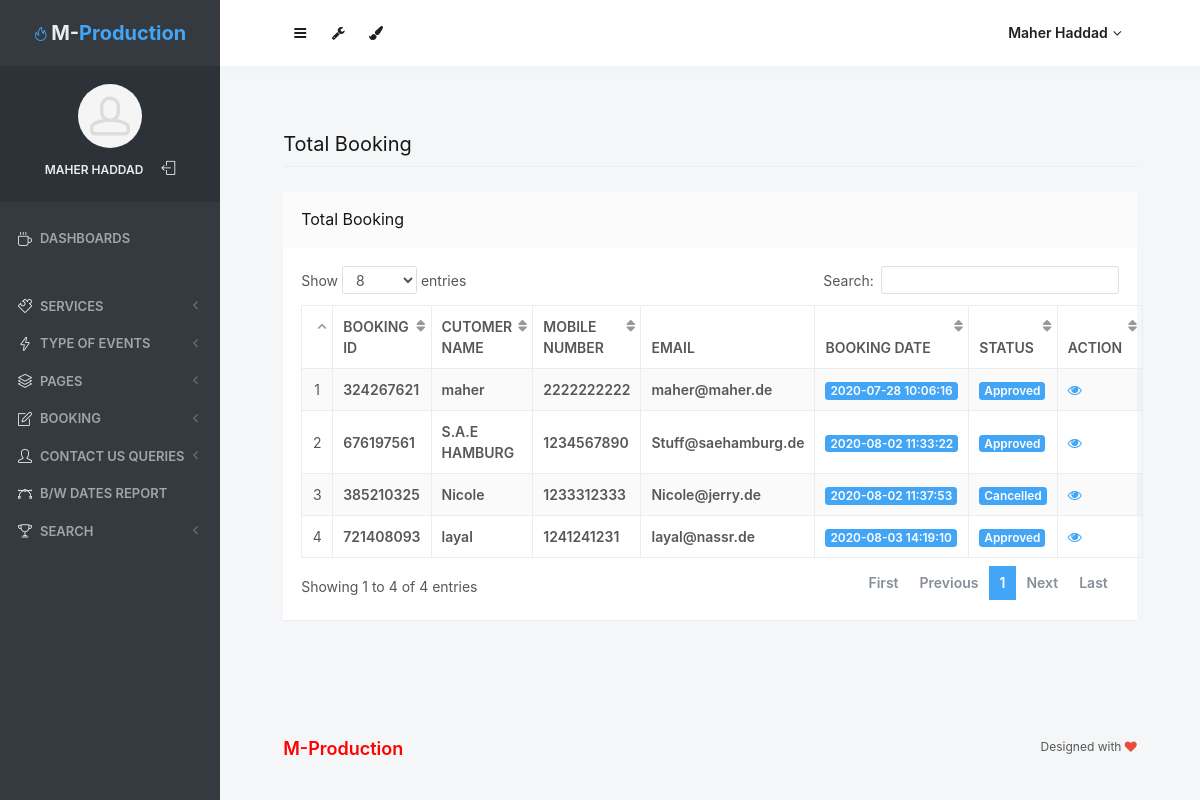
Page /admin/all-booking.php (signed in) on the committed database.
### tables this page shows
CREATE TABLE `tblbooking` (
  `ID` int(10) NOT NULL,
  `BookingID` int(10) DEFAULT NULL,
  `ServiceID` int(10) DEFAULT NULL,
  `Name` varchar(200) DEFAULT NULL,
  `MobileNumber` bigint(10) DEFAULT NULL,
  `Email` varchar(200) DEFAULT NULL,
  `EventDate` varchar(200) DEFAULT NULL,
  `EventStartingtime` varchar(200) DEFAULT NULL,
  `EventEndingtime` varchar(200) DEFAULT NULL,
  `VenueAddress` mediumtext,
  `EventType` varchar(200) DEFAULT NULL,
  `AdditionalInformation` mediumtext,
  `BookingDate` timestamp NULL DEFAULT CURRENT_TIMESTAMP,
  `Remark` varchar(200) DEFAULT NULL,
  `Status` varchar(200) DEFAULT NULL,
  `UpdationDate` timestamp NULL DEFAULT NULL ON UPDATE CURRENT_TIMESTAMP
);

### admin/all-booking.php (the view, shortened to what this page needs)
    <?php
    include('includes/dbconnection.php');
    if (strlen($_SESSION['mProdId']==0)) {
    header('location:logout.php');
    } else{
    ?>
<!doctype html>
<html lang="en" class="no-focus">
    <head>
        <link rel="stylesheet" href="assets/js/plugins/datatables/dataTables.bootstrap4.min.css">
        <link rel="stylesheet" id="css-main" href="assets/css/codebase.min.css">
    </head>
    <body>
        <div id="page-container" class="sidebar-o sidebar-inverse side-scroll page-header-fixed main-content-narrow">
           <?php include_once('includes/sidebar.php');?>
          <?php include_once('includes/header.php');?>
            <main id="main-container">
                <div class="content">
                    <h2 class="content-heading">Total Booking</h2>
                    <div class="block">
                        <div class="block-header block-header-default">
                            <h3 class="block-title">Total Booking</h3>
                        </div>
                        <div class="block-content block-content-full">
                            <table class="table table-bordered table-striped table-vcenter js-dataTable-full-pagination">
                                <thead>
                                    <tr>
                                        <th class="text-center"></th>
                                        <th>Booking ID</th>
                                        <th class="d-none d-sm-table-cell">Cutomer Name</th>
                                        <th class="d-none d-sm-table-cell">Mobile Number</th>
                                        <th class="d-none d-sm-table-cell">Email</th>
                                        <th class="d-none d-sm-table-cell">Booking Date</th>
                                        <th class="d-none d-sm-table-cell">Status</th>
                                        <th class="d-none d-sm-table-cell" style="width: 15%;">Action</th>
                                       </tr>
                                </thead>
                                <tbody>
                                    <?php
                                    $sql="SELECT * from tblbooking";
                                    $query = $dbh -> prepare($sql);
                                    $query->execute();
                                    $results=$query->fetchAll(PDO::FETCH_OBJ);
                                    $cnt=1;
                                    if($query->rowCount() > 0)
                                    {
                                    foreach($results as $row)
                                    {               ?>
                                    <tr>
                                        <td class="text-center"><?php echo htmlentities($cnt);?></td>
                                        <td class="font-w600"><?php  echo htmlentities($row->BookingID);?></td>
                                        <td class="font-w600"><?php  echo htmlentities($row->Name);?></td>
                                        <td class="font-w600"><?php  echo htmlentities($row->MobileNumber);?></td>
                                        <td class="font-w600"><?php  echo htmlentities($row->Email);?></td>
                                        <td class="font-w600">
                                            <span class="badge badge-primary"><?php  echo htmlentities($row->BookingDate);?></span>
                                        </td>
                                        <?php if($row->Status==""){ ?>
                                        <td class="font-w600"><?php echo "Not Updated Yet"; ?></td>
                                        <?php } else { ?>
                                        <td class="d-none d-sm-table-cell">
                                            <span class="badge badge-primary"><?php  echo htmlentities($row->Status);?></span>
                                        </td>
                                        <?php } ?>
                                         <td class="d-none d-sm-table-cell"><a href="view-booking-detail.php?editid=<?php echo htmlentities ($row->ID);?>&&bookingid=<?php echo htmlentities ($row->BookingID);?>"><i class="fa fa-eye" aria-hidden="true"></i></a></td>
                                    </tr>
                                    <?php $cnt=$cnt+1;}} ?>
                                </tbody>
                            </table>
                        </div>
                    </div>
                </div>
            </main>
           <?php include_once('includes/footer.php');?>
        </div>
    </body>
</html>
<?php }  ?>

### admin/includes/sidebar.php (shortened to what this page needs)
    <?php
    include('includes/dbconnection.php');
    if (strlen($_SESSION['mProdId']==0)) {
      header('location:logout.php');
      } else{
    ?>
   <nav id="sidebar">
                <div id="sidebar-scroll">
                    <div class="sidebar-content">
                        <div class="content-header content-header-fullrow px-15">
                            <div class="content-header-section text-center align-parent sidebar-mini-hidden">
                                <div class="content-header-item">
                                    <a class="link-effect font-w700" href="dashboard.php">
                                        <i class="si si-fire text-primary"></i>
                                        <span class="font-size-xl text-dual-primary-dark">M-</span><span class="font-size-xl text-primary">Production</span>
                                    </a>
                                </div>
                            </div>
                        </div>
                        <div class="content-side content-side-full content-side-user px-10 align-parent">
                            <div class="sidebar-mini-hidden-b text-center">
                                <a class="img-link" href="be_pages_generic_profile.html">
                                    <img class="img-avatar" src="assets/img/avatars/avatar.jpg" alt="">
                                </a>
                                <ul class="list-inline mt-10">
                                    <?php
$aid=$_SESSION['mProdId'];
$sql="SELECT AdminName from  tbladmin where ID=:aid";
$query = $dbh -> prepare($sql);
$query->bindParam(':aid',$aid,PDO::PARAM_STR);
$query->execute();
$results=$query->fetchAll(PDO::FETCH_OBJ);
$cnt=1;
if($query->rowCount() > 0)
{
foreach($results as $row)
{               ?>
                                    <li class="list-inline-item">
                                        <a class="link-effect text-dual-primary-dark font-size-xs font-w600 text-uppercase" href="admin-profile.php"><?php  echo $row->AdminName;?></a>
                                    </li><?php $cnt=$cnt+1;}} ?>
                                    <li class="list-inline-item">
                                        <a class="link-effect text-dual-primary-dark" href="logout.php">
                                            <i class="si si-logout"></i>
                                        </a>
                                    </li>
                                </ul>
                            </div>
                        </div>
                        <div class="content-side content-side-full">
                            <ul class="nav-main">
                                <li class="open">
                                    <a href="dashboard.php"><i class="si si-cup"></i><span class="sidebar-mini-hide">Dashboards</span></a>
                                </li>
                                <li class="nav-main-heading"><span class="sidebar-mini-visible">UI</span><span class="sidebar-mini-hidden"></span></li>
                                <li>
                                    <a class="nav-submenu" data-toggle="nav-submenu"><i class="si si-puzzle"></i><span class="sidebar-mini-hide"></span>Services</a>
                                </li>
                                <li>
                                    <a class="nav-submenu" data-toggle="nav-submenu" href="#"><i class="si si-energy"></i><span class="sidebar-mini-hide">Type of Events</span></a>
                                </li>
                                <li>
                                    <a class="nav-submenu" data-toggle="nav-submenu" href="#"><i class="si si-layers"></i><span class="sidebar-mini-hide">Pages</span></a>
                                </li>
                                <li>
                                    <a class="nav-submenu" data-toggle="nav-submenu" href="#"><i class="si si-note"></i><span class="sidebar-mini-hide">Booking</span></a>
                                </li>
                                <li>
                                    <a class="nav-submenu" data-toggle="nav-submenu" href="#"><i class="si si-user"></i><span class="sidebar-mini-hide">Contact Us Queries</span></a>
                                </li>
                                <li>
                                    <a  href="between-dates-report.php"><i class="si si-vector"></i><span class="sidebar-mini-hide">B/w Dates Report</span></a>
                                </li>
                                <li>
                                    <a class="nav-submenu" data-toggle="nav-submenu" href="#"><i class="si si-trophy"></i><span class="sidebar-mini-hide">Search</span></a>
                                </li>
                            </ul>
                        </div>
                    </div>
                </div>
            </nav>
           <?php }  ?>

### admin/includes/header.php (shortened to what this page needs)
   <?php
    include('includes/dbconnection.php');
    if (strlen($_SESSION['mProdId']==0)) {
      header('location:logout.php');
      } else{
    ?>
            <header id="page-header">
                <div class="content-header">
                    <div class="content-header-section">
                        <button type="button" class="btn btn-circle btn-dual-secondary" data-toggle="layout" data-action="sidebar_toggle">
                            <i class="fa fa-navicon"></i>
                        </button>
                        <div class="btn-group" role="group">
                            <button type="button" class="btn btn-circle btn-dual-secondary" id="page-header-options-dropdown" data-toggle="dropdown" aria-haspopup="true" aria-expanded="false">
                                <i class="fa fa-wrench"></i>
                            </button>
                        </div>
                        <div class="btn-group" role="group">
                            <button type="button" class="btn btn-circle btn-dual-secondary" id="page-header-themes-dropdown" data-toggle="dropdown" aria-haspopup="true" aria-expanded="false">
                                <i class="fa fa-paint-brush"></i>
                            </button>
                        </div>
                    </div>
                    <div class="content-header-section">
                        <div class="btn-group" role="group">
                            <?php
$aid=$_SESSION['mProdId'];
$sql="SELECT AdminName from  tbladmin where ID=:aid";
$query = $dbh -> prepare($sql);
$query->bindParam(':aid',$aid,PDO::PARAM_STR);
$query->execute();
$results=$query->fetchAll(PDO::FETCH_OBJ);
$cnt=1;
if($query->rowCount() > 0)
{
foreach($results as $row)
{               ?>
                            <button type="button" class="btn btn-rounded btn-dual-secondary" id="page-header-user-dropdown" data-toggle="dropdown" aria-haspopup="true" aria-expanded="false">
                                <?php  echo $row->AdminName;?><i class="fa fa-angle-down ml-5"></i>
                            </button>
                            <?php $cnt=$cnt+1;}} ?>
                        </div>
                    </div>
                </div>
            </header>
            <?php }  ?>

### rows in the picture
tblbooking: BookingID "324267621", Name "maher", MobileNumber "2222222222", Email "maher@maher.de", BookingDate "2020-07-28 10:06:16", Status "Approved"
tblbooking: BookingID "676197561", Name "S.A.E HAMBURG", MobileNumber "1234567890", Email "Stuff@saehamburg.de", BookingDate "2020-08-02 11:33:22", Status "Approved"
tblbooking: BookingID "385210325", Name "Nicole", MobileNumber "1233312333", Email "Nicole@jerry.de", BookingDate "2020-08-02 11:37:53", Status "Cancelled"
tblbooking: BookingID "721408093", Name "layal", MobileNumber "1241241231", Email "layal@nassr.de", BookingDate "2020-08-03 14:19:10", Status "Approved"

### other values in the picture
$row->AdminName "MAHER HADDAD"
$row->AdminName "Maher Haddad"
